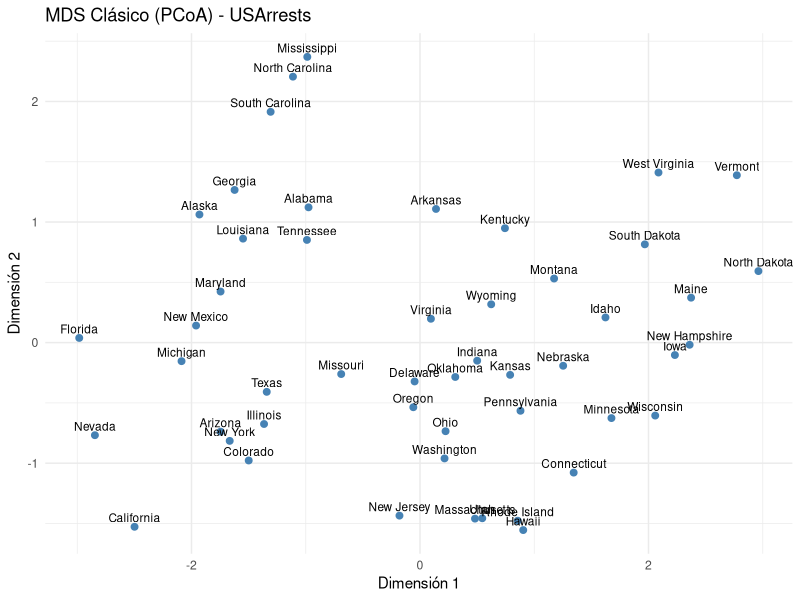
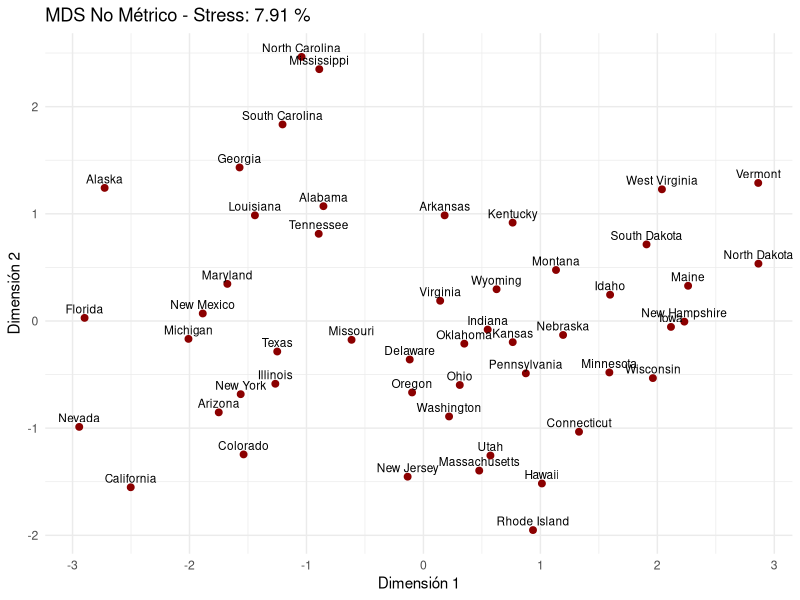
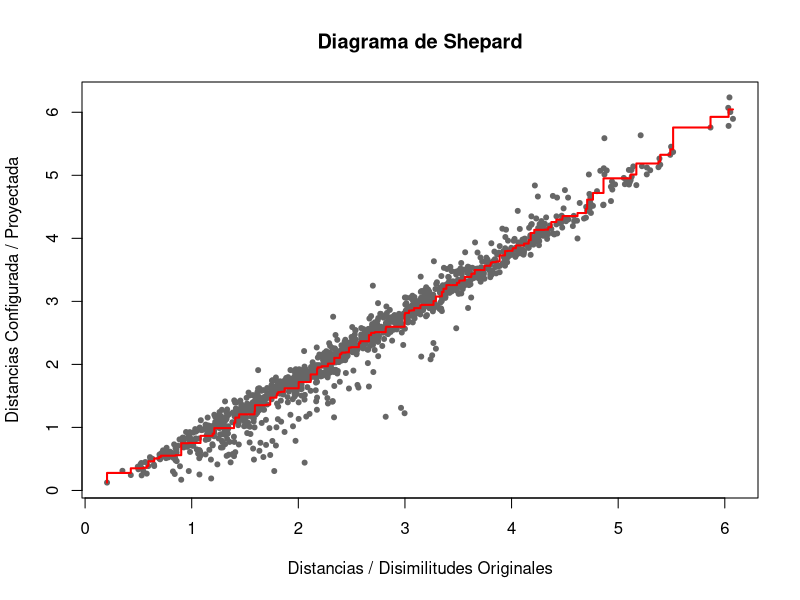

R code for these plots, in order:
## ---- chunk 1
# Cargar librerías necesarias
library(tidyverse)
library(MASS)

# 1. Matriz de distancias (Ejemplo con datos multivariados o matriz de distancias)
data("USArrests")
dist_matrix <- dist(scale(USArrests), method = "euclidean")

# 2. MDS Clásico (cmdscale)
mds_classic <- cmdscale(dist_matrix, k = 2, eig = TRUE)

df_mds_classic <- as.data.frame(mds_classic$points) %>%
  rename(Dim1 = V1, Dim2 = V2) %>%
  rownames_to_column(var = "Estado")

# Gráfico MDS Clásico
ggplot(df_mds_classic, aes(x = Dim1, y = Dim2, label = Estado)) +
  geom_point(color = "steelblue", size = 2) +
  geom_text(vjust = -0.5, size = 3) +
  theme_minimal() +
  labs(title = "MDS Clásico (PCoA) - USArrests",
       x = "Dimensión 1", y = "Dimensión 2")

# 3. MDS No Métrico (isoMDS)
mds_nonmetric <- isoMDS(dist_matrix, k = 2)

df_mds_nonmetric <- as.data.frame(mds_nonmetric$points) %>%
  rename(Dim1 = V1, Dim2 = V2) %>%
  rownames_to_column(var = "Estado")

# Gráfico MDS No Métrico
ggplot(df_mds_nonmetric, aes(x = Dim1, y = Dim2, label = Estado)) +
  geom_point(color = "darkred", size = 2) +
  geom_text(vjust = -0.5, size = 3) +
  theme_minimal() +
  labs(title = paste("MDS No Métrico - Stress:", round(mds_nonmetric$stress, 2), "%"),
       x = "Dimensión 1", y = "Dimensión 2")
## ---- chunk 2
# Diagnóstico de Shepard
shepard_data <- Shepard(dist_matrix, mds_nonmetric$points)

plot(shepard_data, pch = 20, col = "gray40",
     xlab = "Distancias / Disimilitudes Originales",
     ylab = "Distancias Configurada / Proyectada",
     main = "Diagrama de Shepard")
lines(shepard_data$x, shepard_data$yf, type = "S", col = "red", lwd = 2)
